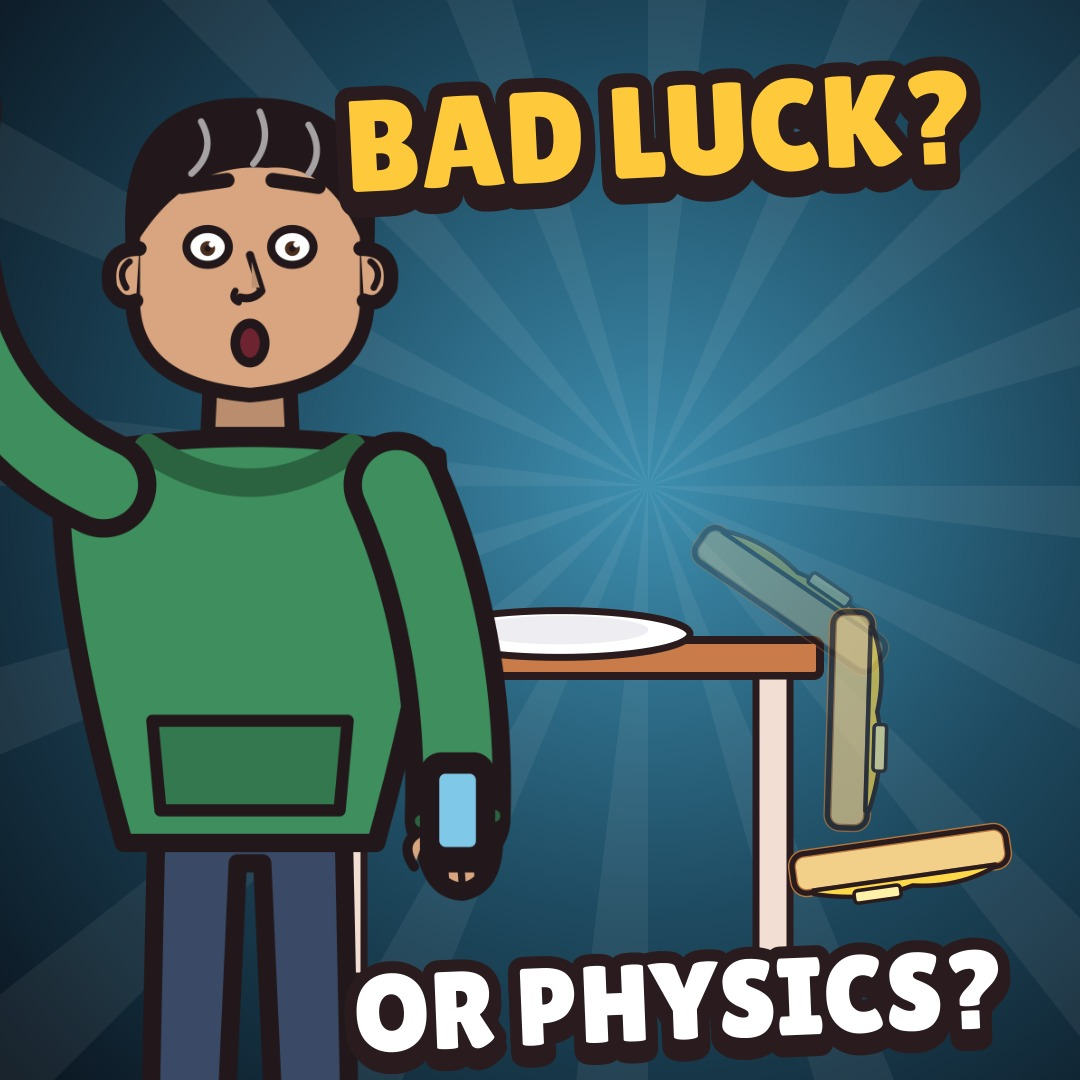

Here is the Python script that generated this plot:
"""Teaser Community post image (1080x1080) for L5. python episodes/B-005-annoying-science/social/post/post.py"""
import os, sys, math
os.environ["TW_FLAT_SIZE"] = "1080x1080"
from pathlib import Path
HERE = Path(__file__).resolve().parent
sys.path.insert(0, str(HERE.parents[3] / "lib"))
import cairocffi as cairo
from flat2d import *
from cast2_flat import char2
from flat_annoy import *
surf = cairo.ImageSurface(cairo.FORMAT_ARGB32, W, H); g = G(surf)
g.fill_all(g.rgrad(W * 0.6, H * 0.45, W * 0.8, "#3E8FB0", "#1E4A60", "#0B1620"))
for i in range(16):
    a0 = i * TAU / 16
    g.poly([(W * 0.6, H * 0.45), (W * 0.6 + 2000 * math.cos(a0), H * 0.45 + 2000 * math.sin(a0)),
            (W * 0.6 + 2000 * math.cos(a0 + 0.12), H * 0.45 + 2000 * math.sin(a0 + 0.12))], "#FFFFFF", None, a=0.06)
table_side(g, 560, 640, 520, "#C97B4A", 300)
plate(g, 560, 634, 260)
for j, (x, y, r) in enumerate(((790, 600, 0.6), (850, 720, 1.6), (900, 860, 3.0))):
    with g.group(0.3 + 0.35 * j):
        toast(g, x, y, 0.9, r)
char2(g, "modern", 250, 1250, 1150, "shocked", "up", "down", t=None, breathe=False, blink=False)
g.text("BAD LUCK?", W / 2 + 120, 130, 130, PAL["yellow"], sw=28, depth=12, rot=-0.05)
g.text("OR PHYSICS?", W / 2 + 140, 1000, 110, "#FFFFFF", sw=24, depth=10, rot=-0.04)
from PIL import Image
Image.frombuffer("RGBA", (W, H), bytes(surf.get_data()), "raw", "BGRA", 0, 1).convert("RGB").save(HERE / "post.jpg", quality=92)
print("ok")
